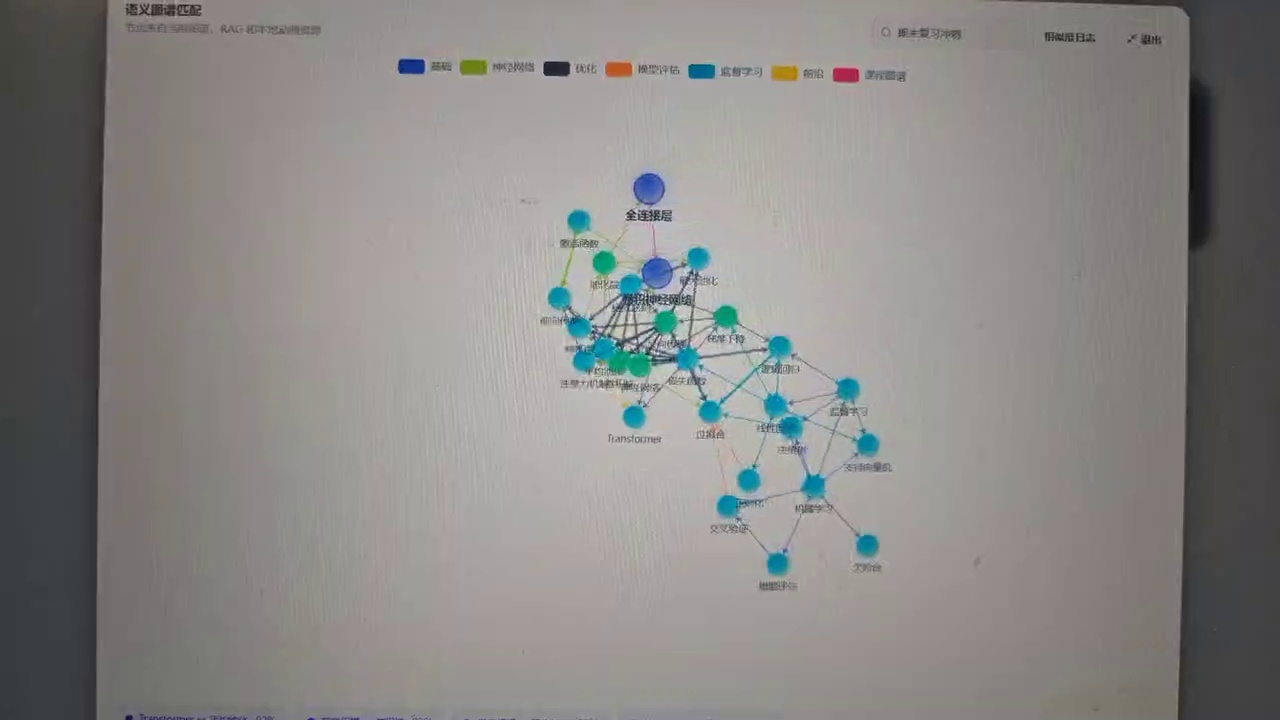
#> input picture .tmp_video_frames/frame_01.jpg, 1280 x 720 px; its folder holds 2 pictures in this run
$ python build_competitor_contact_sheet.py ../.tmp_video_frames out.png
#> lines starting #> are read from the running program, lines starting #| are printed output that depends on the picture
from __future__ import annotations

import argparse
import math
from pathlib import Path

from PIL import Image, ImageDraw, ImageFont


def build(source: Path, output: Path, columns: int = 3) -> None:
#> called with columns = 3
    files = sorted(
        path for path in source.iterdir() if path.suffix.lower() in {".png", ".jpg", ".jpeg", ".webp"}
    )
    if not files:
        raise SystemExit(f"No images found in {source}")

    cell_width = 640
    cell_height = 430
    label_height = 42
    rows = math.ceil(len(files) / columns)
    sheet = Image.new("RGB", (columns * cell_width, rows * cell_height), "#f4f4f1")
    draw = ImageDraw.Draw(sheet)
    font = ImageFont.load_default()

    for index, path in enumerate(files):
        image = Image.open(path).convert("RGB")
#> image is the input picture: PIL image 1280x720 RGB; mean R, G, B 137.5, 135.3, 133.6
        image.thumbnail((cell_width - 24, cell_height - label_height - 20), Image.Resampling.LANCZOS)
#> image: PIL image 616x347 RGB
        col = index % columns
        row = index // columns
        left = col * cell_width
        top = row * cell_height
        x = left + (cell_width - image.width) // 2
#> x = 12
        y = top + label_height + (cell_height - label_height - image.height) // 2
#> y = 62
        sheet.paste(image, (x, y))
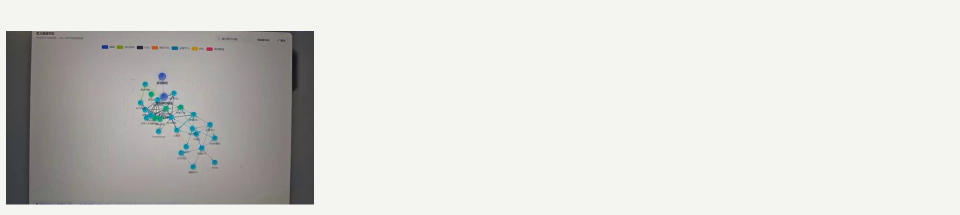
#> sheet: PIL image 1920x430 RGB (shown at 1/2 size); mean R, G, B 216.4, 215.9, 213.2
        draw.rectangle((left, top, left + cell_width - 1, top + cell_height - 1), outline="#c8ccc7", width=1)
        draw.text((left + 12, top + 12), path.stem, fill="#20251f", font=font)
#> pass 2 of the loop in build, `for index, path in enumerate(files):`:
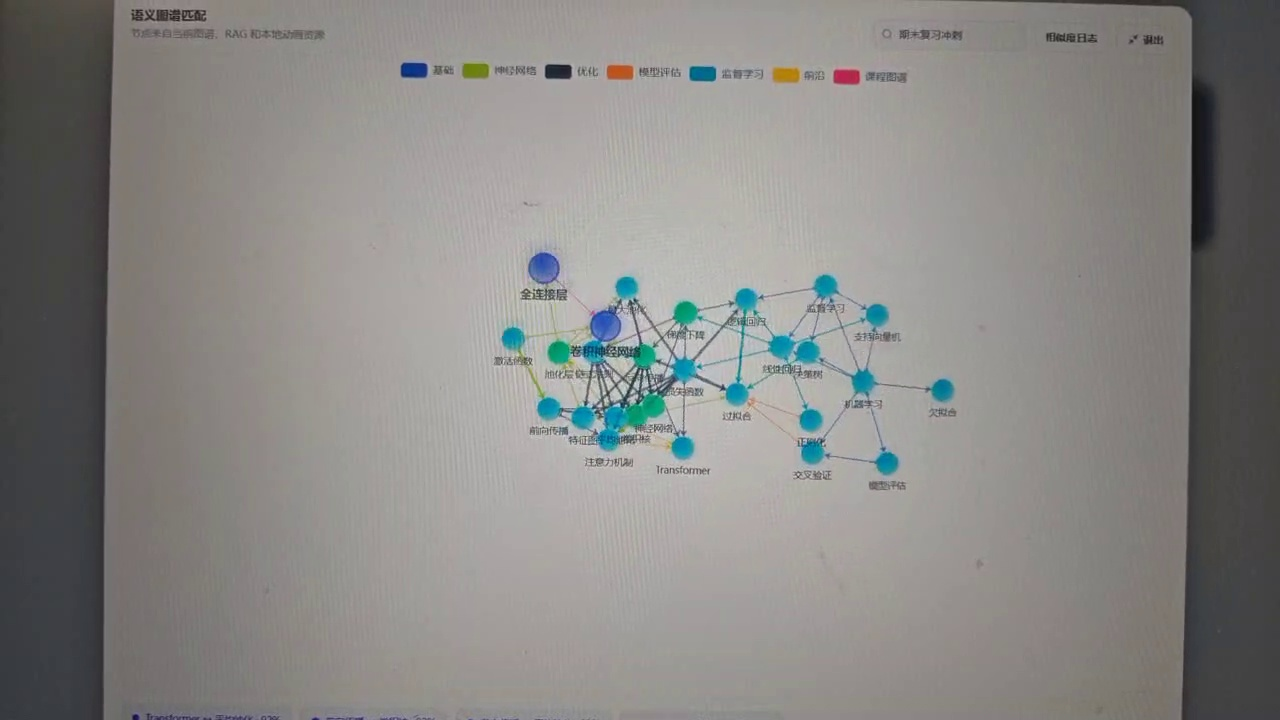
#> input picture .tmp_video_frames/frame_02.jpg, 1280 x 720 px
#> in build, image is the input picture: PIL image 1280x720 RGB; mean R, G, B 136.9, 135.6, 133.1
#> image: PIL image 616x347 RGB
#> in build, `sheet.paste(image, (x, y))`:
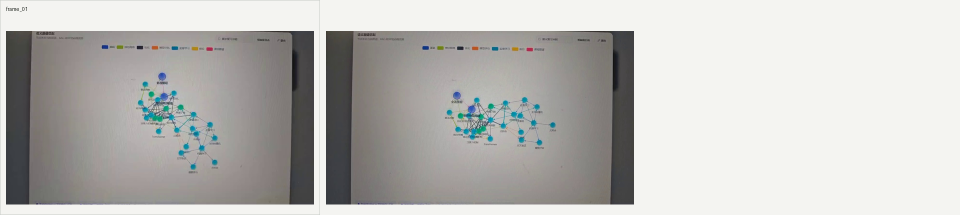
#> sheet: PIL image 1920x430 RGB (shown at 1/2 size); mean R, G, B 188.6, 187.7, 185.1

    output.parent.mkdir(parents=True, exist_ok=True)
    sheet.save(output, quality=92)
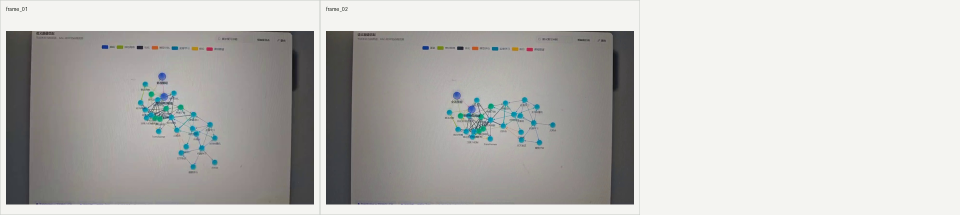
#> saved as out.png: PIL image 1920x430 RGB (shown at 1/2 size); mean R, G, B 188.4, 187.5, 185
    print(output.resolve())


def main() -> None:
    parser = argparse.ArgumentParser()
    parser.add_argument("source", type=Path)
    parser.add_argument("output", type=Path)
    parser.add_argument("--columns", type=int, default=3)
    args = parser.parse_args()
    build(args.source, args.output, args.columns)


if __name__ == "__main__":
    main()
